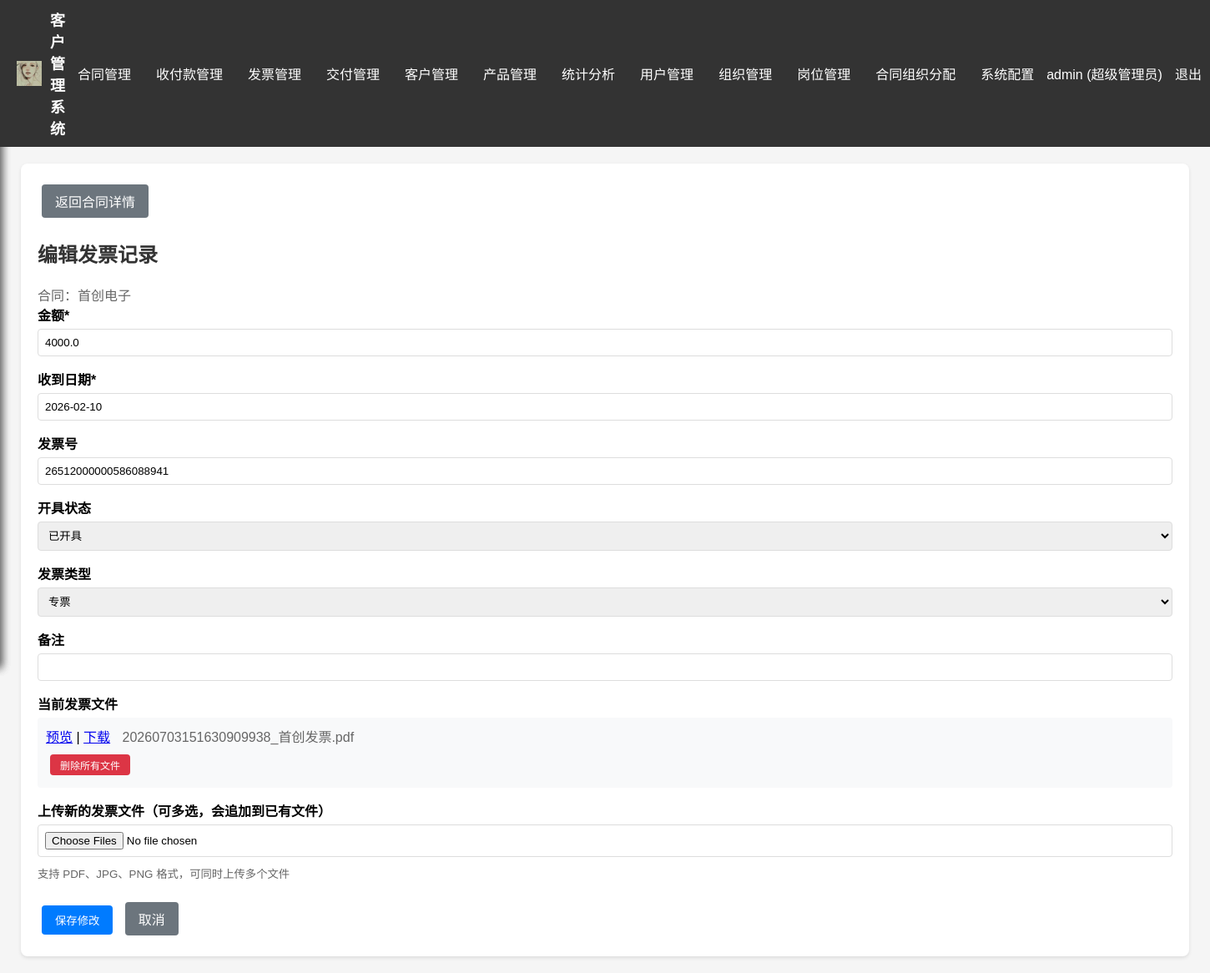
Page /invoice/3/edit (signed in) on the committed database.
### models.py (models this page shows, shortened)
class SysConfig(db.Model):
    id = db.Column(db.Integer, primary_key=True)
    key = db.Column(db.String(100), unique=True, nullable=False)
    value = db.Column(db.String(500))

class User(db.Model):
    id = db.Column(db.Integer, primary_key=True)
    username = db.Column(db.String(50), nullable=False)
    __table_args__ = (db.UniqueConstraint('username', 'customer_id', name='uq_user_username_tenant'),)
    password_hash = db.Column(db.String(200), nullable=False)
    role = db.Column(db.String(50), nullable=False)
    permissions = db.Column(db.String(500))
    created_at = db.Column(db.DateTime, default=datetime.utcnow)
    customer_id = db.Column(db.Integer, db.ForeignKey('tenant_customer.id'), nullable=True)
    organization_id = db.Column(db.Integer, db.ForeignKey('organization.id'), nullable=True)

class Contract(db.Model):
    id = db.Column(db.Integer, primary_key=True)
    contract_number = db.Column(db.String(100))  # 新增：合同编号
    customer_name = db.Column(db.String(200), nullable=False)
    project_name = db.Column(db.String(200), nullable=False)
    product_name = db.Column(db.String(200))
    model = db.Column(db.String(100))
    unit = db.Column(db.String(50))
    quantity = db.Column(db.Float)
    unit_price = db.Column(db.Float)
    total_price = db.Column(db.Float, nullable=False)
    tax_rate = db.Column(db.Float)
    contract_type = db.Column(db.String(50))
    sub_type = db.Column(db.String(100))
    project_staff = db.Column(db.String(200))
    sales_staff = db.Column(db.String(100))
    file_path = db.Column(db.String(500))
    signing_date = db.Column(db.Date)
    status = db.Column(db.String(20), default='进行中')
    business_type = db.Column(db.String(20), default='销售')
    created_at = db.Column(db.DateTime, default=datetime.utcnow)
    customer_id = db.Column(db.Integer, db.ForeignKey('tenant_customer.id'), nullable=True)
    created_by = db.Column(db.String(100))
    organization_id = db.Column(db.Integer, db.ForeignKey('organization.id'), nullable=True)
    payments = db.relationship('Payment', backref='contract', lazy=True, cascade='all, delete-orphan')
    deliveries = db.relationship('Delivery', backref='contract', lazy=True, cascade='all, delete-orphan')
    invoices = db.relationship('Invoice', backref='contract', lazy=True, cascade='all, delete-orphan')
    products = db.relationship('ContractProduct', backref='contract', lazy=True, cascade='all, delete-orphan')

class Invoice(db.Model):
    id = db.Column(db.Integer, primary_key=True)
    contract_id = db.Column(db.Integer, db.ForeignKey('contract.id'), nullable=False)
    amount = db.Column(db.Float, nullable=False)
    received_date = db.Column(db.Date, nullable=False)
    invoice_number = db.Column(db.String(100))
    note = db.Column(db.String(500))
    invoice_file = db.Column(db.String(500))
    invoice_status = db.Column(db.String(20), default='未开具')
    invoice_type = db.Column(db.String(20), default='普票')

### app.py (the view, shortened to what this page needs)
@app.route('/invoice/<int:iid>/edit', methods=['GET', 'POST'])
@login_required
def edit_invoice(iid):
    invoice = Invoice.query.get_or_404(iid)
    contract = Contract.query.get_or_404(invoice.contract_id)
    customer_id = get_current_customer_id()
    if customer_id is not None and contract.customer_id != customer_id:
        flash('权限不足', 'warning')
        return redirect(url_for('index'))
    user_id = session.get('user_id')
    if not has_permission_for_contract(user_id, '修改', contract):
        flash('您没有权限操作该合同', 'warning')
        return redirect(url_for('index'))
    if user_id and customer_id is not None:
        accessible_ids = get_user_accessible_contract_ids(user_id, customer_id)
        if accessible_ids is not None and contract.id not in accessible_ids:
            flash('您没有权限操作该合同', 'warning')
            return redirect(url_for('index'))
    return render_template('edit_invoice.html', invoice=invoice, contract=contract)

### app.py (called while the page is built, shortened)
def get_current_customer_id():
    if 'user_id' not in session:
        return None
    user = db.session.get(User, session['user_id'])
    return user.customer_id if user else None

def get_user_function_permissions(user_id):
    user = db.session.get(User, user_id)
    if not user:
        return []
    if user.role == '超级管理员' or user.permissions == 'all':
        return 'all'

def has_permission(user_id, permission):
    permissions = get_user_function_permissions(user_id)
    if permissions == 'all':
        return True

def has_permission_for_contract(user_id, permission, contract):
    user = db.session.get(User, user_id)
    if not user:
        return False
    if contract and contract.project_staff and user.username in contract.project_staff:
        return True
    return has_permission(user_id, permission)

def login_required(f):
    @wraps(f)
    def decorated_function(*args, **kwargs):
        if 'user_id' not in session:
            flash('请先登录', 'warning')
            return redirect(url_for('login'))
        return f(*args, **kwargs)
    return decorated_function

### templates/edit_invoice.html (shortened to what this page needs)
{% extends "base.html" %}
{% block content %}
<div style="margin-bottom: 20px;">
    <a href="{{ url_for('view_contract', id=contract.id) }}" class="btn btn-secondary">返回合同详情</a>
</div>
<h2>编辑发票记录</h2>
<p style="color: #666;">合同：{{ contract.project_name }}</p>
<form method="POST" enctype="multipart/form-data">
    <div class="form-group">
        <label>金额*</label>
        <input type="number" step="0.01" name="amount" value="{{ invoice.amount }}" required>
    </div>
    <div class="form-group">
        <label>收到日期*</label>
        <input type="date" name="received_date" value="{{ invoice.received_date }}" required>
    </div>
    <div class="form-group">
        <label>发票号</label>
        <input type="text" name="invoice_number" value="{{ invoice.invoice_number or '' }}">
    </div>
    <div class="form-group">
        <label>开具状态</label>
        <select name="invoice_status">
            <option value="已开具" {% if invoice.invoice_status == '已开具' %}selected{% endif %}>已开具</option>
        </select>
    </div>
    <div class="form-group">
        <label>发票类型</label>
        <select name="invoice_type">
            <option value="专票" {% if invoice.invoice_type == '专票' %}selected{% endif %}>专票</option>
        </select>
    </div>
    <div class="form-group">
        <label>备注</label>
        <input type="text" name="note" value="{{ invoice.note or '' }}">
    </div>
    <div class="form-group">
        <label>当前发票文件</label>
        {% if invoice.invoice_file %}
        <div style="background: #f8f9fa; padding: 10px; border-radius: 4px; margin-bottom: 10px;">
            {% for fname in invoice.invoice_file.split(',') %}
            <div style="margin-bottom: 5px;">
                <a href="{{ url_for('preview_file', filename=fname) }}" target="_blank">预览</a> |
                <a href="{{ url_for('download_file', filename=fname) }}">下载</a>
                <span style="color: #666; margin-left: 10px;">{{ fname }}</span>
            </div>
            {% endfor %}
            <form method="POST" action="{{ url_for('delete_invoice_file', iid=invoice.id) }}" style="display:inline; margin-top: 10px;">
                <button type="submit" class="btn btn-danger" style="padding:4px 12px;font-size:12px;" onclick="return confirm('确定删除所有发票文件？')">删除所有文件</button>
            </form>
        </div>
        {% else %}
        <p style="color: #999;">暂无文件</p>
        {% endif %}
    </div>
    <div class="form-group">
        <label>上传新的发票文件（可多选，会追加到已有文件）</label>
        <input type="file" name="invoice_file" accept=".pdf,.jpg,.jpeg,.png" multiple onchange="previewFiles(this, 'invoicePreview')">
        <small style="color: #666;">支持 PDF、JPG、PNG 格式，可同时上传多个文件</small>
    </div>
    <div style="margin-top: 20px;">
        <button type="submit" class="btn btn-primary">保存修改</button>
        <a href="{{ url_for('view_contract', id=contract.id) }}" class="btn btn-secondary">取消</a>
    </div>
</form>
{% endblock %}

### templates/base.html (shortened to what this page needs)
<!DOCTYPE html>
<html lang="zh-CN">
<head>
    <link rel="stylesheet" href="https://cdn.jsdelivr.net/npm/flatpickr/dist/flatpickr.min.css">
</head>
<body>
    <div class="top-nav">
        <div class="logo">
            {% if company_logo_file %}<img src="{{ url_for('static', filename=company_logo_file) }}" alt="logo">{% endif %}
            {% if company_name %}{{ company_name }} - {% endif %}{{ system_name|default('客户管理系统') }}
        </div>
        <ul class="top-menu">
            {% if session.username == 'superadmin' %}
            <li><a href="{{ url_for('tenant_management') }}">租户管理</a></li>
            <li><a href="{{ url_for('sysconfig') }}">系统配置</a></li>
            {% else %}
            <li id="contractMenu">
                <a href="{{ url_for('index') }}">合同管理</a>
            </li>
            <li id="paymentMenu">
                <a href="{{ url_for('payments_list') }}">收付款管理</a>
            </li>
            <li id="invoiceMenu">
                <a href="{{ url_for('invoices_list') }}">发票管理</a>
            </li>
            <li id="deliveryMenu">
                <a href="{{ url_for('deliveries_list') }}">交付管理</a>
            </li>
            <li id="customerMenu">
                <a href="{{ url_for('customers') }}">客户管理</a>
            </li>
            <li id="productMenu">
                <a href="{{ url_for('products') }}">产品管理</a>
            </li>
            <li><a href="{{ url_for('statistics') }}">统计分析</a></li>
            {% if session.role == '超级管理员' %}
            <li><a href="{{ url_for('users') }}">用户管理</a></li>
            <li><a href="{{ url_for('organizations') }}">组织管理</a></li>
            <li><a href="{{ url_for('positions') }}">岗位管理</a></li>
            <li><a href="{{ url_for('contract_organization_assignment') }}">合同组织分配</a></li>
            <li><a href="{{ url_for('sysconfig') }}">系统配置</a></li>
            {% endif %}
            {% endif %}
        </ul>
        <div class="user-info">
            <span>{{ session.username }} ({{ session.role }})</span>
            <a href="{{ url_for('logout') }}">退出</a>
        </div>
    </div>
    <main class="main-content">
        <div class="container">
            {% block content %}{% endblock %}
        </div>
    </main>
</body>
</html>

### templates/base.html (style rules this page uses)
* { margin: 0; padding: 0; box-sizing: border-box; }
body { font-family: Arial, sans-serif; background: #f5f5f5; }
.top-nav { background: #333; padding: 10px 20px; display: flex; align-items: center; position: relative; z-index: 100; }
.top-nav .logo { color: white; font-size: 18px; font-weight: bold; margin-right: auto; display: flex; align-items: center; }
.top-nav .logo img { height: 30px; margin-right: 10px; }
.top-menu { display: flex; align-items: center; gap: 0; flex: 1; }
.top-menu > li { list-style: none; position: relative; }
.top-menu > li > a { display: block; padding: 10px 15px; color: white; text-decoration: none; white-space: nowrap; cursor: pointer; }
.user-info { display: flex; align-items: center; gap: 15px; margin-left: auto; }
.user-info span, .user-info a { color: white; text-decoration: none; white-space: nowrap; }
.main-content { padding: 20px; transition: margin-left 0.3s ease; }
.container { max-width: 1400px; margin: 0 auto; background: white; padding: 20px; border-radius: 8px; box-shadow: 0 2px 4px rgba(0,0,0,0.1); }
h1, h2 { color: #333; margin-bottom: 20px; }
.btn { padding: 8px 16px; border: none; border-radius: 4px; cursor: pointer; text-decoration: none; display: inline-block; margin: 5px; }
.btn-primary { background: #007bff; color: white; }
.btn-secondary { background: #6c757d; color: white; }
.btn-danger { background: #dc3545; color: white; }
.form-group { margin-bottom: 15px; }
label { display: block; margin-bottom: 5px; font-weight: bold; }
input, select, textarea { width: 100%; padding: 8px; border: 1px solid #ddd; border-radius: 4px; }

### rows in the picture
SysConfig: value (picture)
User: username "admin", role "超级管理员"
Contract: project_name "首创电子"
Invoice: amount "4000.0", received_date "2026-02-10", invoice_number "26512000000586088941", invoice_status "已开具", invoice_type "专票", invoice_file "20260703151630909938_首创发票.pdf"

### other values in the picture
{{ system_name|default('客户管理系统') }} "客户管理系统"
